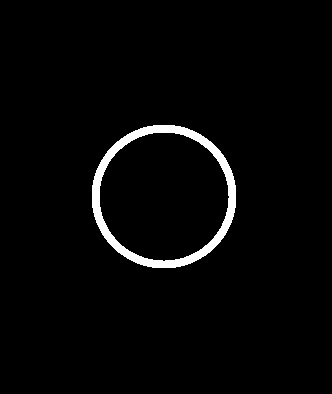
#> input picture Catalogue 2/Morfologia/imagen8.jpg, 332 x 394 px, found by its file name
$ python FillImage.py
#> lines starting #> are read from the running program, lines starting #| are printed output that depends on the picture; after the words box and inside, x2 and y2 are one past the last pixel; in counts of white or black regions, pixels touching at a corner belong together
import numpy as np
from PIL import Image, ImageOps
import matplotlib.pyplot as plt
import cv2 as cv

def to_binary(x):
    """
    Turn a array into a CV binary array to be processed and return it
    """
    f,x = cv.threshold(x, 0, 1, cv.THRESH_BINARY | cv.THRESH_OTSU)
#> x: shape (394, 332); values 0 (black) and 1 (white), 2.6% white; 1 white region, box (x1, y1, x2, y2) and area: (92, 125, 236, 268) 3421
#> f = 8
    return x


def fill_image(imagename,iterations=1):
    """
    Fills an image using the application of dilation the ammount of
    times given by the iteration parameters.
    imagename: The filename of the image to be processed.
    iterations: The ammount of times to be executed the dilation.
    """
    file = ImageOps.grayscale(Image.open(imagename))
    img = np.asarray(file)
    img = to_binary(img)
    kernel = cv.getStructuringElement(cv.MORPH_RECT,(3,3))
    (m,n) = img.shape
#> m = 394; n = 332
    X= img*0
#> X: shape (394, 332); every value is 0
    m = int(m/2)
#> m = 197
    n = int(n/2)
#> n = 166
    X[m][n] = 1
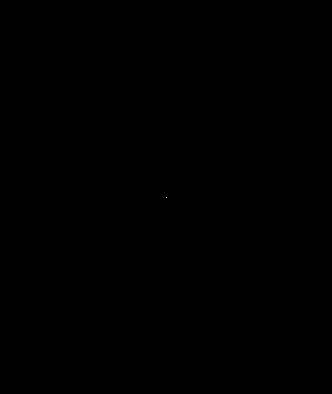
#> X: shape (394, 332); values 0 (black) and 1 (white), 0% white in thin lines or dots, all inside (x1, y1, x2, y2) = (166, 197, 167, 198)
    for i in range(0,iterations):
        X = cv.dilate(X, kernel, iterations= 1)
        X = X&~img
    cv.imshow("Filled Image", X*255)
    cv.waitKey(0)
    cv.destroyAllWindows()

fill_image("C:/Users/kenne/OneDrive/Desktop/Analisis de imagenes/PAID_C_and_H/Catalogue 2/Morfologia/imagen8.jpg",iterations = 1)
fill_image("C:/Users/kenne/OneDrive/Desktop/Analisis de imagenes/PAID_C_and_H/Catalogue 2/Morfologia/imagen8.jpg",iterations = 25)
#> call 2 of fill_image, with iterations = 25
#> after the loop in fill_image (call 2), `for i in range(0,iterations):`:
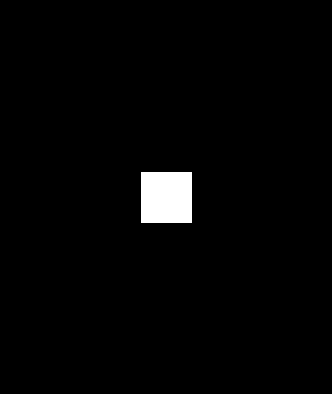
#> X: shape (394, 332); values 0 (black) and 1 (white), 2% white; 1 white region, box (x1, y1, x2, y2) and area: (141, 172, 192, 223) 2601
fill_image("C:/Users/kenne/OneDrive/Desktop/Analisis de imagenes/PAID_C_and_H/Catalogue 2/Morfologia/imagen8.jpg",iterations = 50)
#> call 3 of fill_image, with iterations = 50
#> after the loop in fill_image (call 3), `for i in range(0,iterations):`:
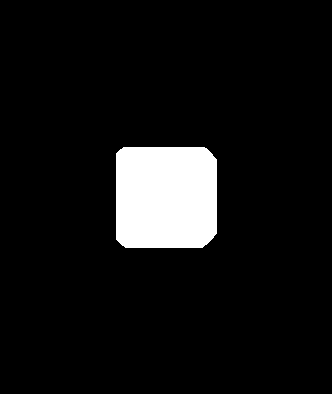
#> X: shape (394, 332); values 0 (black) and 1 (white), 7.6% white; 1 white region, box (x1, y1, x2, y2) and area: (116, 147, 217, 248) 9972
fill_image("C:/Users/kenne/OneDrive/Desktop/Analisis de imagenes/PAID_C_and_H/Catalogue 2/Morfologia/imagen8.jpg",iterations = 75)
#> call 4 of fill_image, with iterations = 75
#> after the loop in fill_image (call 4), `for i in range(0,iterations):`:
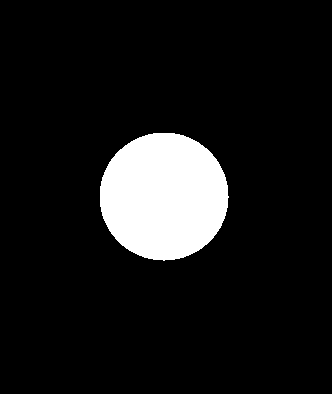
#> X: shape (394, 332); values 0 (black) and 1 (white), 9.9% white; 1 white region, box (x1, y1, x2, y2) and area: (100, 133, 229, 261) 12944
